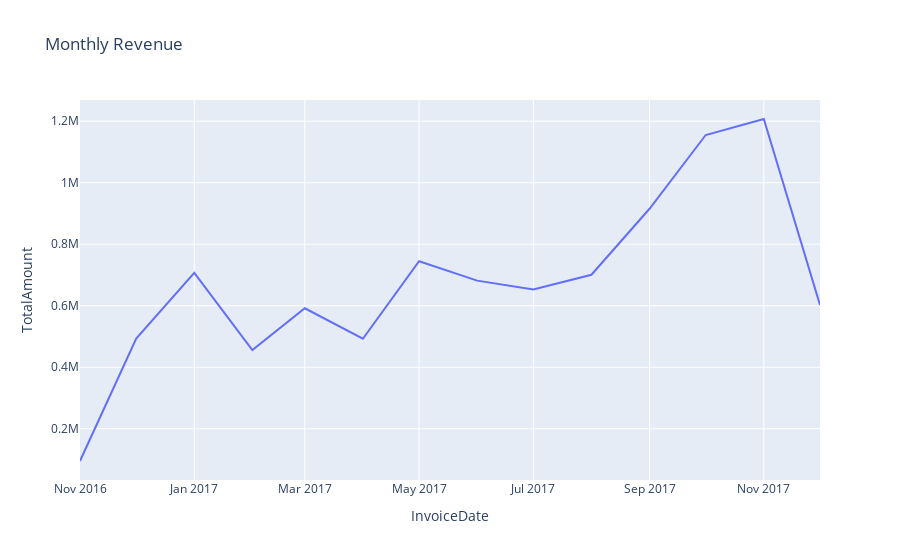

The notebook cell this image was saved under:
### Code cell
import plotly.express as px
import plotly.graph_objs as go
import plotly.offline as pyo
from bokeh.plotting import figure, show, output_notebook
from bokeh.models import ColumnDataSource, HoverTool
monthly_revenue = df.set_index('InvoiceDate').groupby(pd.Grouper(freq='M'))['TotalAmount'].sum().reset_index()
monthly_revenue['InvoiceDate'] = monthly_revenue['InvoiceDate'].dt.strftime('%Y-%m')
fig = px.line(monthly_revenue, x='InvoiceDate', y='TotalAmount', title='Monthly Revenue')
fig.show()

### Figure 1 — Plotly figure (JSON) as saved in the notebook; plotly's stock layout.template omitted (floating-point values rounded to 4 significant figures)
{"data": [{"hovertemplate": "InvoiceDate=%{x}<br>TotalAmount=%{y}<extra></extra>", "legendgroup": "", "line": {"color": "#636efa", "dash": "solid"}, "mode": "lines", "name": "", "orientation": "v", "showlegend": false, "type": "scatter", "x": ["2016-11", "2016-12", "2017-01", "2017-02", "2017-03", "2017-04", "2017-05", "2017-06", "2017-07", "2017-08", "2017-09", "2017-10", "2017-11", "2017-12"], "xaxis": "x", "y": [95260.0, 493200.0, 706700.0, 456000.0, 591800.0, 492700.0, 744900.0, 681700.0, 652600.0, 700800.0, 915300.0, 1155000.0, 1207000.0, 602600.0], "yaxis": "y"}], "layout": {"legend": {"tracegroupgap": 0}, "title": {"text": "Monthly Revenue"}, "xaxis": {"anchor": "y", "domain": [0, 1], "title": {"text": "InvoiceDate"}}, "yaxis": {"anchor": "x", "domain": [0, 1], "title": {"text": "TotalAmount"}}}}
